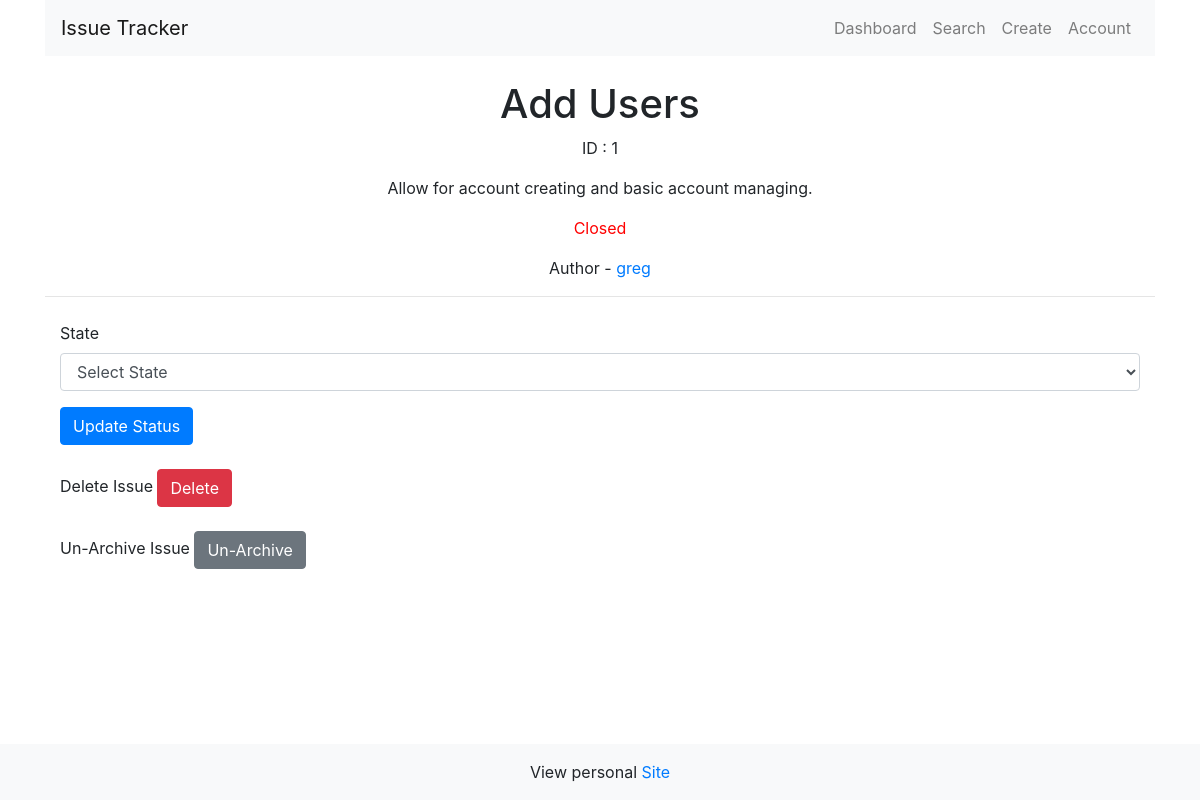
Page /issue_1 on the committed database.
### tables this page shows
CREATE TABLE issues (
        id INTEGER PRIMARY KEY,
        title TEXT NOT NULL,
        description TEXT NOT NULL,
        status TEXT NOT NULL
    , archivedOn DATE DEFAULT NULL, user TEXT NOT NULL);

### app.py (the view, shortened to what this page needs)
@app.route("/issue_<int:id>", methods=["GET", "POST"])
def issue(id):
    if request.method == "GET":
        with get_conn() as conn:
            cursor = conn.cursor()
            cursor.execute("SELECT * FROM issues WHERE id = ?", (id,))
            issue = cursor.fetchone()
            print(issue[4])
        return render_template("issue.html", issue=issue)

### app.py (called while the page is built)
def get_conn():
    conn = sqlite3.connect("issues.db")
    return conn

### templates/issue.html (shortened to what this page needs)
{% extends "base.html" %}
{% block content %}
    <h1 class="text-center">{{ issue[1] }}</h1>
    <p class="text-center">ID : {{ issue[0] }}</p>
    <p class="text-center">{{ issue[2] }}</p>
    <p class="text-center
    {% if issue[3] == 'Open' %}
    status-open
    {% elif issue[3] == 'In-Progress' %}
        status-in-progress
    {% elif issue[3] == 'Closed' %}
        status-closed
    {% endif %}
    ">{{ issue[3] }}</p>
    <p class="text-center">Author - <a href="/view_{{ issue[5] }}">{{ issue[5] }}</a> </p>
    <hr>
    <form action="/issue_{{ issue[0] }}" method="POST" class="container mt-4">
        <div class="form-group">
            <label for="status">State</label>
            <select class="form-control" name="status" id="status">
                <option value="" selected disabled hidden>Select State</option>
            </select>
        </div>
        <button type="submit" class="btn btn-primary">Update Status</button>
    </form>
    <form action="/issue_{{ issue[0] }}" method="POST" class="container mt-4">
        <div class="form-group">
            <label for="delete">Delete Issue</label>
            <button class="btn btn-danger">Delete</button>
        </div>
    </form>
    <form action="issue_{{ issue[0] }}" method="POST" class="container mt-4">
        <div class="form-group">
            <label for="archive">
                {% if issue[4] == None %}
                    Archive Issue
                {% else %}
                    Un-Archive Issue
                {% endif %}
            </label>
            <button name="archive" id="archive" class="btn btn-secondary">
                {% if issue[4] == None %}
                    Archive
                {% else %}
                    Un-Archive
                {% endif %}
            </button>
        </div>
    </form>
{% endblock %}

### static/css/style.css (style rules this page uses)
.status-closed { color: red; }
a { position: relative; }
a::before { content: ""; position: absolute; width: 0%; height: 1px; background-color: #0d6efd; top: 100%; transition: .3s ease-in-out; }

### rows in the picture
issues: title "Add Users", id "1", description "Allow for account creating and basic account managing.", status "Closed", user "greg"
